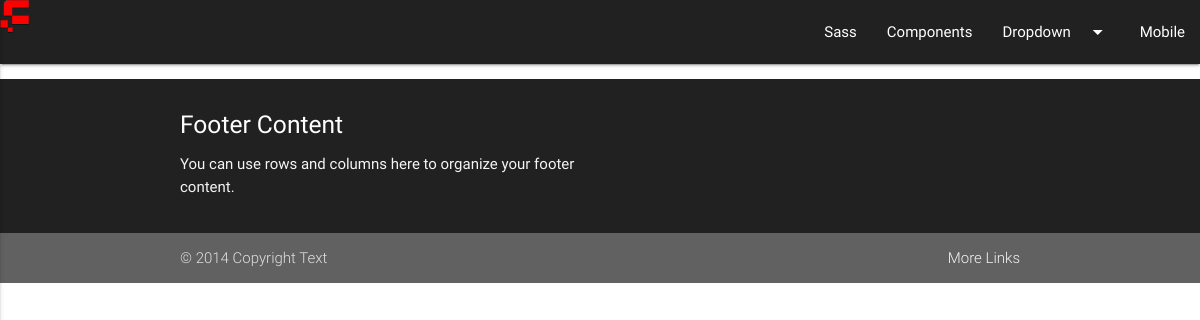
The page /teams/ on the database as committed earlier.
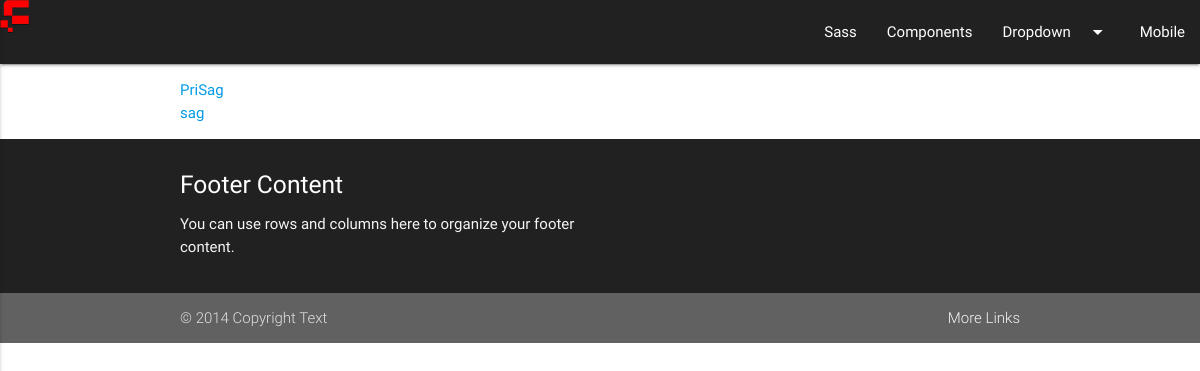
The same page on the database as committed later.
### polls/models.py (models this page shows, shortened)
class Teams(models.Model):
    team_id = models.AutoField(primary_key=True, null=False)
    team_name = models.TextField(max_length=200, null=False )
    team_detail = models.TextField(max_length=4000, null=True)

### polls/views.py (the view)
# urls.py: url(r'^teams/$', views.index, name='index'),
def index(request):
    try:
        team = Teams.objects.all()
    except Teams.DoesNotExist:
        raise Http404("TEAMS does not exist")
    return render(request, 'index.html', {'team': team})

### polls/templates/index.html
<!DOCTYPE html>
<html lang="en">
{% include "header.html" %}
<body>
{% include "navbar.html" %}
<div class="container">
    {% if team is not None %}
    <ul>
    {% for t in team %}
        <li><a href="/teams/{{ t.team_id }}/">{{ t.team_name }}</a></li>
    {% endfor %}
    </ul>
    {% else %}
        <p>No Teams are available.</p>
    {% endif %}
</div>
{% include "footer.html"%}
</body>
</html>

Rows that differ between the two databases and show on the page:
added Teams: team_name "PriSag"
added Teams: team_name "sag"
